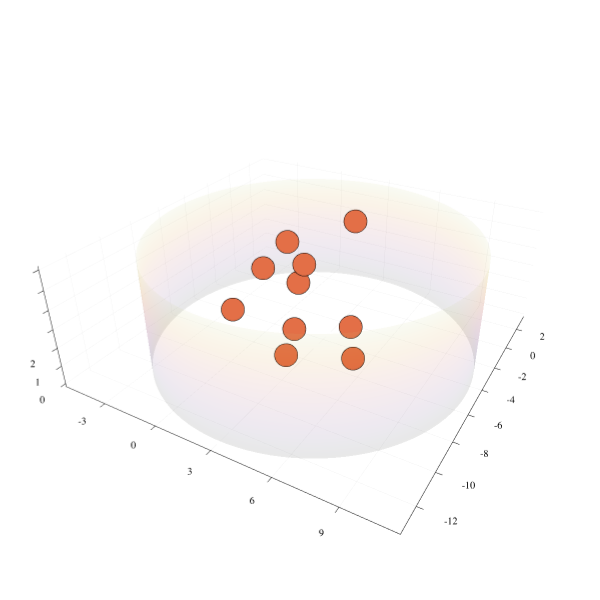

Here is the notebook cell this chart was saved with:
### Code cell
using Plots
plotlyjs()
X_cyl,Y_cyl,Z_cyl=CylinderShape(3,-5,8.,6.) 
plt1=Plots.surface(
    X_cyl, Y_cyl, Z_cyl, 
    size=(600,600),
    opacity=0.3, 
    cbar=:none, 
    legend=false)
Plots.scatter!(
    df.x1,df.x2,df.x3,
    mode="markers"
)

plt1

### Figure 1 — Plotly figure (JSON) as saved in the notebook; plotly's stock layout.template omitted (floating-point values rounded to 4 significant figures; data arrays with more than 128 entries replaced by an {"elided": "..."} marker saying what was removed)
{"data": [{"colorbar": {"len": 0.9684, "title": "", "x": 0.9934, "y": 0.5093}, "colorscale": {"elided": "256x2 mixed values"}, "name": "y1", "opacity": 0.3, "scene": "scene", "showlegend": false, "showscale": false, "type": "surface", "x": {"elided": "100x100 float values"}, "xaxis": "x", "y": {"elided": "100x100 float values"}, "yaxis": "y", "z": {"elided": "100x100 float values"}, "zaxis": "z", "zmax": 6, "zmin": 0}, {"colorbar": {"len": 0.9684, "title": "", "x": 0.9934, "y": 0.5093}, "legendgroup": "y2", "marker": {"color": "rgba(227, 111, 71, 1.000)", "line": {"color": "rgba(0, 0, 0, 1.000)", "width": 1}, "size": 8, "symbol": "circle"}, "mode": "markers", "name": "y2", "scene": "scene", "showlegend": true, "type": "scatter3d", "x": [1.76, 4.965, 1.22, 5.464, -0.1671, 2.252, 2.046, 1.764, 0.8865, 3.321], "xaxis": "x", "y": [-4.389, -4.826, -6.627, -5.462, -7.345, -6.449, -4.284, -4.859, -3.962, -1.336], "yaxis": "y", "z": [3.045, 1.693, 4.747, 0.3958, 2.45, 0.06398, 4.101, 0.5567, 4.922, 5.567], "zaxis": "z", "zmax": 6, "zmin": 0}], "layout": {"annotations": [], "height": 600, "margin": {"b": 20, "l": 0, "r": 0, "t": 20}, "paper_bgcolor": "rgba(255, 255, 255, 1.000)", "plot_bgcolor": "rgba(255, 255, 255, 1.000)", "scene": {"camera": {"eye": {"x": 1.126, "y": -1.95, "z": 1.3}, "projection": "orthographic"}, "domain": {"x": [0.05101, 0.9934], "y": [0.02508, 0.9934]}, "xaxis": {"gridcolor": "rgba(0, 0, 0, 0.100)", "gridwidth": 0.5, "linecolor": "rgba(0, 0, 0, 1.000)", "mirror": false, "range": [-5.476, 11.48], "showgrid": true, "showline": true, "showticklabels": true, "tickangle": 0, "tickcolor": "rgb(0, 0, 0)", "tickfont": {"color": "rgba(0, 0, 0, 1.000)", "family": "sans-serif", "size": 11}, "tickmode": "array", "ticks": "inside", "ticktext": ["-3", "0", "3", "6", "9"], "tickvals": [-3, 0, 3, 6, 9], "title": "", "titlefont": {"color": "rgba(0, 0, 0, 1.000)", "family": "sans-serif", "size": 15}, "type": "-", "visible": true, "zeroline": false, "zerolinecolor": "rgba(0, 0, 0, 1.000)"}, "yaxis": {"gridcolor": "rgba(0, 0, 0, 0.100)", "gridwidth": 0.5, "linecolor": "rgba(0, 0, 0, 1.000)", "mirror": false, "range": [-13.48, 3.479], "showgrid": true, "showline": true, "showticklabels": true, "tickangle": 0, "tickcolor": "rgb(0, 0, 0)", "tickfont": {"color": "rgba(0, 0, 0, 1.000)", "family": "sans-serif", "size": 11}, "tickmode": "array", "ticks": "inside", "ticktext": ["-12", "-10", "-8", "-6", "-4", "-2", "0", "2"], "tickvals": [-12, -10, -8, -6, -4, -2, 0, 2], "title": "", "titlefont": {"color": "rgba(0, 0, 0, 1.000)", "family": "sans-serif", "size": 15}, "type": "-", "visible": true, "zeroline": false, "zerolinecolor": "rgba(0, 0, 0, 1.000)"}, "zaxis": {"gridcolor": "rgba(0, 0, 0, 0.100)", "gridwidth": 0.5, "linecolor": "rgba(0, 0, 0, 1.000)", "mirror": false, "range": [-0.18, 6.18], "showgrid": true, "showline": true, "showticklabels": true, "tickangle": 0, "tickcolor": "rgb(0, 0, 0)", "tickfont": {"color": "rgba(0, 0, 0, 1.000)", "family": "sans-serif", "size": 11}, "tickmode": "array", "ticks": "inside", "ticktext": ["0", "1", "2", "3", "4", "5", "6"], "tickvals": [0, 1, 2, 3, 4, 5, 6], "title": "", "titlefont": {"color": "rgba(0, 0, 0, 1.000)", "family": "sans-serif", "size": 15}, "type": "-", "visible": true, "zeroline": false, "zerolinecolor": "rgba(0, 0, 0, 1.000)"}}, "showlegend": false, "width": 600}}
